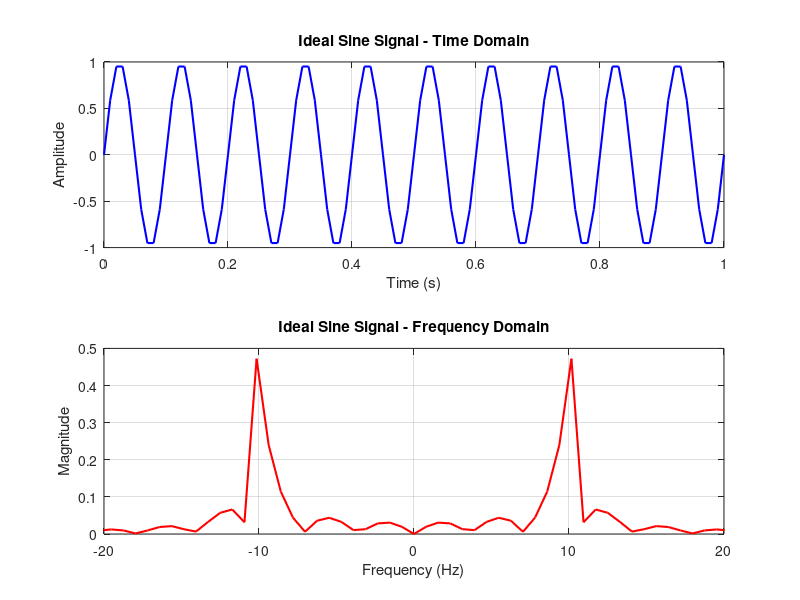

This chart was generated by the following MATLAB code:
% 1. تعريف البارامترات
f0 = 10;           % تردد الإشارة الجيبية (Hz)
Fs = 100;          % تردد العينات (Sampling Frequency) - يجب أن يكون > 2*f0
T = 1;             % مدة الإشارة (ثانية واحدة)
t = 0 : 1/Fs : T;  % ناقل الزمن

% 2. توليد الإشارة الجيبية (Time Domain)
x_t = sin(2 * pi * f0 * t);

% 3. حساب تحويل فوريه (Frequency Domain)
L = length(x_t);           % طول الإشارة
NFFT = 2^nextpow2(L);      % تحسين كفاءة الحساب
X_f = fft(x_t, NFFT);      % حساب الـ FFT
X_f = fftshift(X_f);       % إزاحة الصفر للمنتصف
f = (-NFFT/2 : NFFT/2-1) * (Fs/NFFT); % ناقل التردد

% 4. الرسم البياني
figure;

% الرسم في مجال الزمن
subplot(2,1,1);
plot(t, x_t, 'b', 'LineWidth', 1.5);
title('Ideal Sine Signal - Time Domain');
xlabel('Time (s)'); ylabel('Amplitude');
grid on;

% الرسم في مجال التردد (المطال)
subplot(2,1,2);
plot(f, abs(X_f)/L, 'r', 'LineWidth', 1.5);
title('Ideal Sine Signal - Frequency Domain');
xlabel('Frequency (Hz)'); ylabel('Magnitude');
grid on;
xlim([-20 20]); % تحديد الرؤية حول التردد المطلوب
